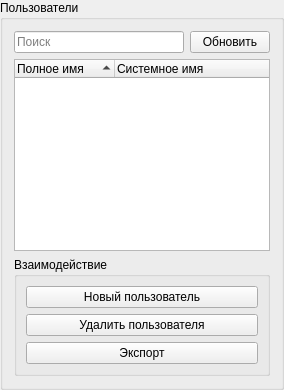
         <widget class="QGroupBox" name="users_list_layout">
          <property name="maximumSize">
           <size>
            <width>400</width>
            <height>16777215</height>
           </size>
          </property>
          <property name="title">
           <string>Пользователи</string>
          </property>
          <layout class="QVBoxLayout" name="verticalLayout_3">
           <item>
            <layout class="QHBoxLayout" name="horizontalLayout_57">
             <item>
              <widget class="QLineEdit" name="le_search_user">
               <property name="placeholderText">
                <string>Поиск</string>
               </property>
              </widget>
             </item>
             <item>
              <widget class="QPushButton" name="btn_refresh_users_tab">
               <property name="text">
                <string>Обновить</string>
               </property>
              </widget>
             </item>
            </layout>
           </item>
           <item>
            <widget class="QTreeWidget" name="list_users">
             <property name="sizePolicy">
              <sizepolicy hsizetype="Expanding" vsizetype="Expanding">
               <horstretch>0</horstretch>
               <verstretch>0</verstretch>
              </sizepolicy>
             </property>
             <property name="rootIsDecorated">
              <bool>false</bool>
             </property>
             <property name="uniformRowHeights">
              <bool>false</bool>
             </property>
             <property name="itemsExpandable">
              <bool>false</bool>
             </property>
             <property name="sortingEnabled">
              <bool>true</bool>
             </property>
             <property name="animated">
              <bool>true</bool>
             </property>
             <property name="allColumnsShowFocus">
              <bool>true</bool>
             </property>
             <property name="wordWrap">
              <bool>false</bool>
             </property>
             <property name="headerHidden">
              <bool>false</bool>
             </property>
             <attribute name="headerHighlightSections">
              <bool>false</bool>
             </attribute>
             <column>
              <property name="text">
               <string>Полное имя</string>
              </property>
             </column>
             <column>
              <property name="text">
               <string>Системное имя</string>
              </property>
             </column>
            </widget>
           </item>
           <item>
            <widget class="QGroupBox" name="groupBox_16">
             <property name="title">
              <string>Взаимодействие</string>
             </property>
             <layout class="QVBoxLayout" name="verticalLayout_5">
              <item>
               <widget class="QPushButton" name="btn_user_create">
                <property name="text">
                 <string>Новый пользователь</string>
                </property>
               </widget>
              </item>
              <item>
               <widget class="QPushButton" name="btn_user_delete">
                <property name="text">
                 <string>Удалить пользователя</string>
                </property>
               </widget>
              </item>
              <item>
               <widget class="QPushButton" name="btn_user_export">
                <property name="text">
                 <string>Экспорт</string>
                </property>
               </widget>
              </item>
             </layout>
            </widget>
           </item>
          </layout>
         </widget>
